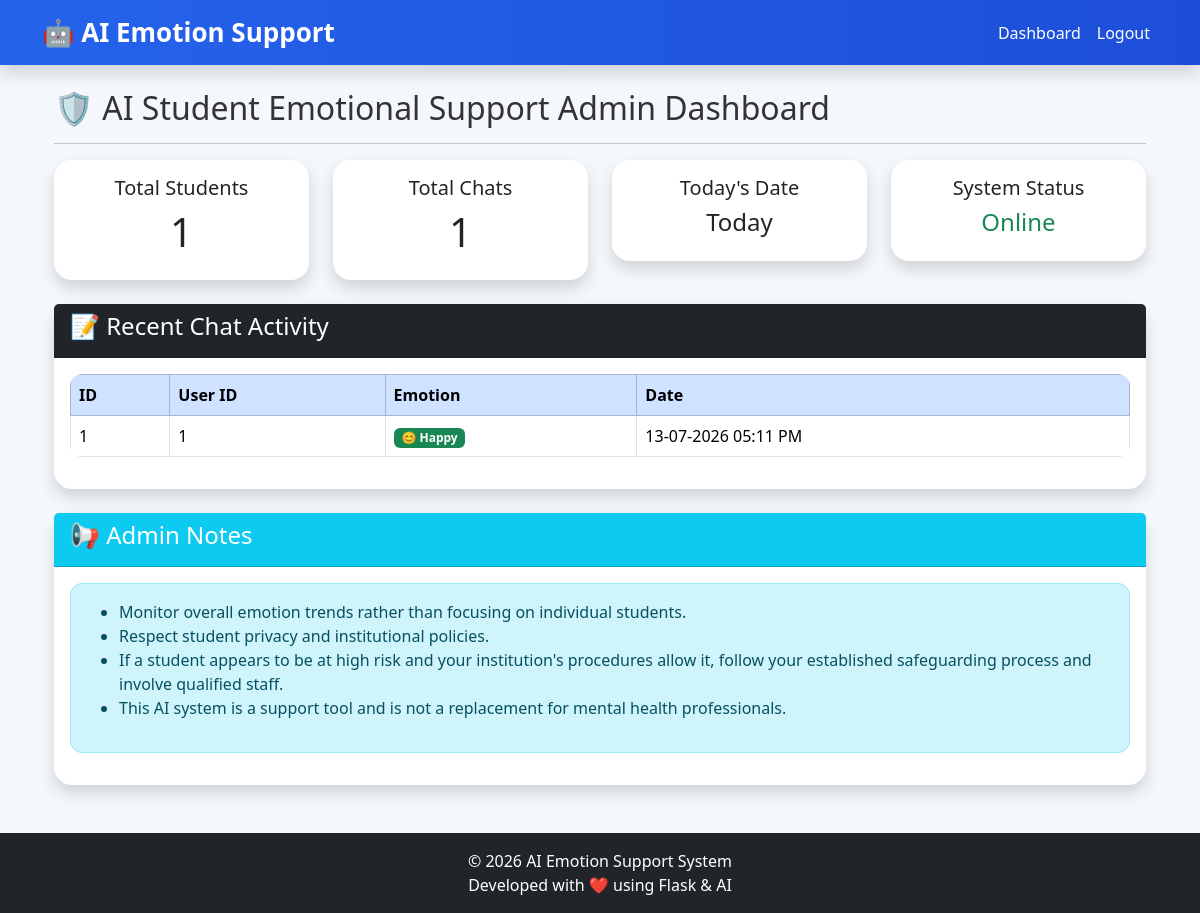
Page /admin (signed in) on the earlier database version.
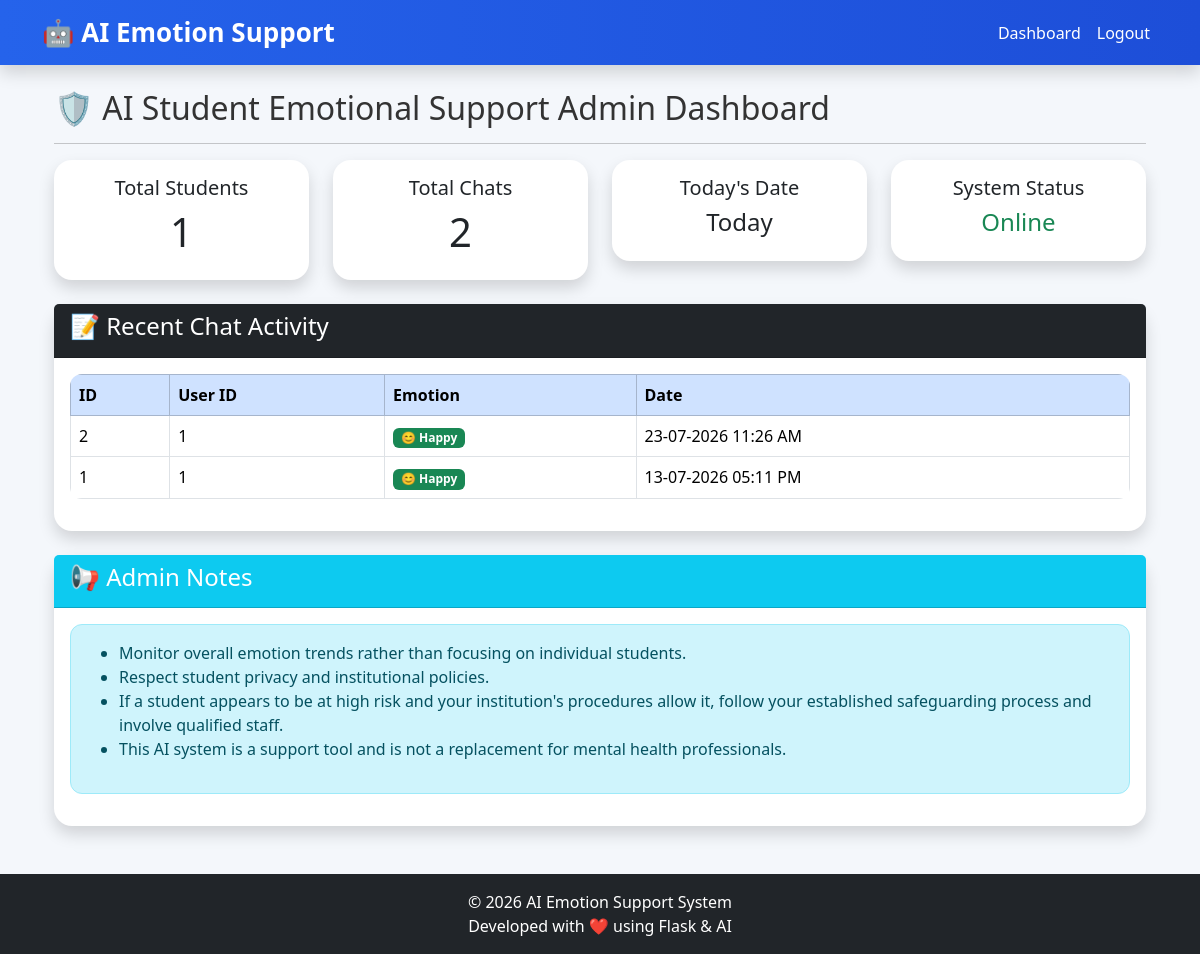
Same page on the later database version.
### models/chat.py (models this page shows, shortened)
class Chat(db.Model):
    __tablename__ = "chats"
    id = db.Column(
        db.Integer,
        primary_key=True
    )
    user_id = db.Column(
        db.Integer,
        db.ForeignKey("users.id"),
        nullable=False
    )
    user_message = db.Column(
        db.Text,
        nullable=False
    )
    ai_response = db.Column(
        db.Text,
        nullable=False
    )
    emotion = db.Column(
        db.String(50),
        default="Neutral"
    )
    sentiment = db.Column(
        db.String(50),
        default="Neutral"
    )
    created_at = db.Column(
        db.DateTime,
        default=datetime.utcnow
    )
    user = db.relationship(
        "User",
        backref=db.backref(
            "chats",
            lazy=True,
            cascade="all, delete-orphan"
        )
    )

### routes/admin_routes.py (the view)
@admin.route("/admin")
@login_required
def admin_dashboard():
    total_users = User.query.count()
    total_chats = Chat.query.count()
    latest_chats = Chat.query.order_by(
        Chat.created_at.desc()
    ).limit(10)
    return render_template(
        "admin.html",
        users=total_users,
        chats=total_chats,
        latest=latest_chats
    )

### app.py (called while the page is built)
@login_manager.user_loader
def load_user(user_id):
    return User.query.get(int(user_id))

### templates/admin.html (shortened to what this page needs)
{% extends "base.html" %}
{% block content %}
<div class="container-fluid mt-4">
<div class="row">
<div class="col-12">
<h2>
🛡️ AI Student Emotional Support
Admin Dashboard
</h2>
<hr>
</div>
</div>
<div class="row">
<div class="col-md-3">
<div class="card shadow border-primary">
<div class="card-body text-center">
<h5>Total Students</h5>
<h1>{{ users }}</h1>
</div>
</div>
</div>
<div class="col-md-3">
<div class="card shadow border-success">
<div class="card-body text-center">
<h5>Total Chats</h5>
<h1>{{ chats }}</h1>
</div>
</div>
</div>
<div class="col-md-3">
<div class="card shadow border-warning">
<div class="card-body text-center">
<h5>Today's Date</h5>
<h4>{{ moment if moment else "Today" }}</h4>
</div>
</div>
</div>
<div class="col-md-3">
<div class="card shadow border-danger">
<div class="card-body text-center">
<h5>System Status</h5>
<h4 class="text-success">
Online
</h4>
</div>
</div>
</div>
</div>
<br>
<div class="card shadow">
<div class="card-header bg-dark text-white">
<h4>
📝 Recent Chat Activity
</h4>
</div>
<div class="card-body">
<table class="table table-bordered table-hover">
<thead class="table-primary">
<tr>
<th>ID</th>
<th>User ID</th>
<th>Emotion</th>
<th>Date</th>
</tr>
</thead>
<tbody>
{% for chat in latest %}
<tr>
<td>{{ chat.id }}</td>
<td>{{ chat.user_id }}</td>
<td>
{% if chat.emotion=="happy" %}
<span class="badge bg-success">
😊 Happy
</span>
{% elif chat.emotion=="stress" %}
<span class="badge bg-warning">
😫 Stress
</span>
{% elif chat.emotion=="sad" %}
<span class="badge bg-primary">
😔 Sad
</span>
{% elif chat.emotion=="anxiety" %}
<span class="badge bg-danger">
😟 Anxiety
</span>
{% elif chat.emotion=="angry" %}
<span class="badge bg-dark">
😠 Angry
</span>
{% else %}
<span class="badge bg-secondary">
😐 {{ chat.emotion }}
</span>
{% endif %}
</td>
<td>
{{ chat.created_at.strftime('%d-%m-%Y %I:%M %p') }}
</td>
</tr>
{% endfor %}
</tbody>
</table>
</div>
</div>
<br>
<div class="card shadow">
<div class="card-header bg-info text-white">
<h4>
📢 Admin Notes
</h4>
</div>
<div class="card-body">
<div class="alert alert-info">
<ul>
<li>Monitor overall emotion trends rather than focusing on individual students.</li>
<li>Respect student privacy and institutional policies.</li>
<li>If a student appears to be at high risk and your institution's procedures allow it, follow your established safeguarding process and involve qualified staff.</li>
<li>This AI system is a support tool and is not a replacement for mental health professionals.</li>
</ul>
</div>
</div>
</div>
</div>
{% endblock %}

Differences in the rows shown:
added Chat: id "2", user_id "1", emotion "😊 Happy", created_at "23-07-2026 11:26 AM"
Other differences:
{{ chats }}: "1" → "2"
